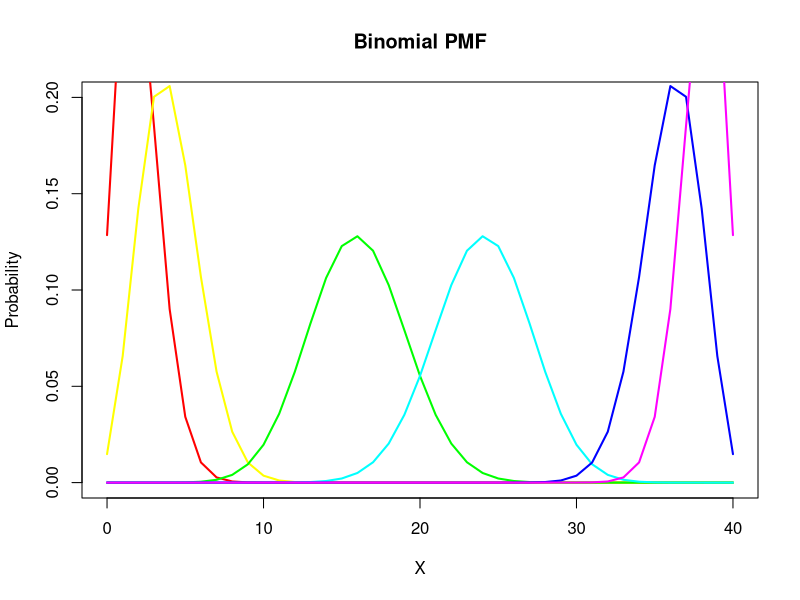
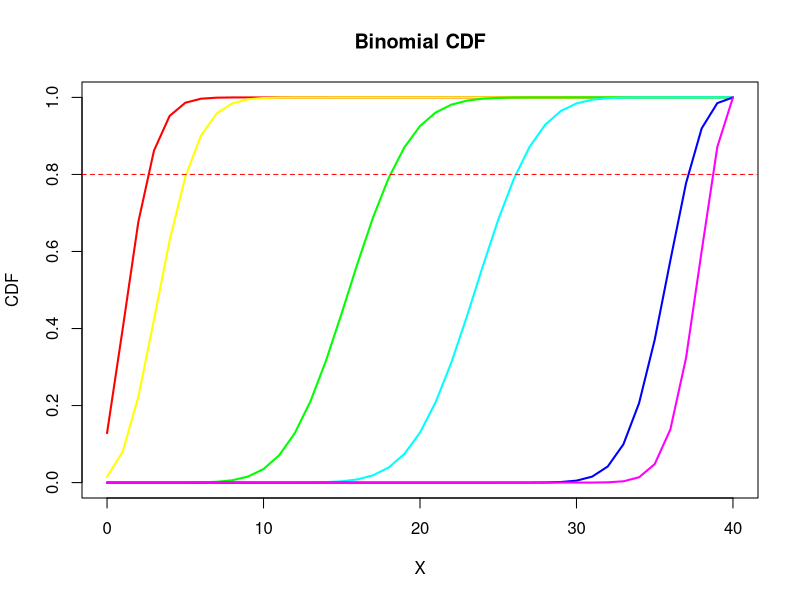
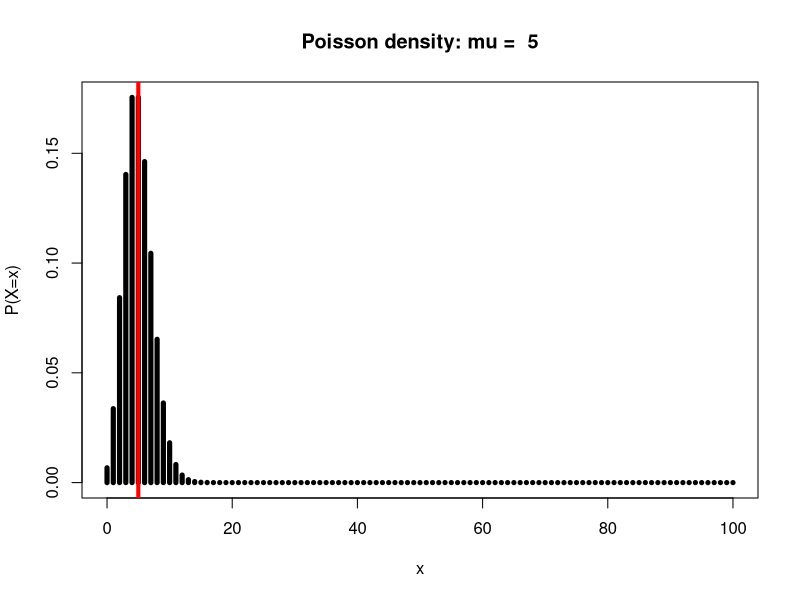
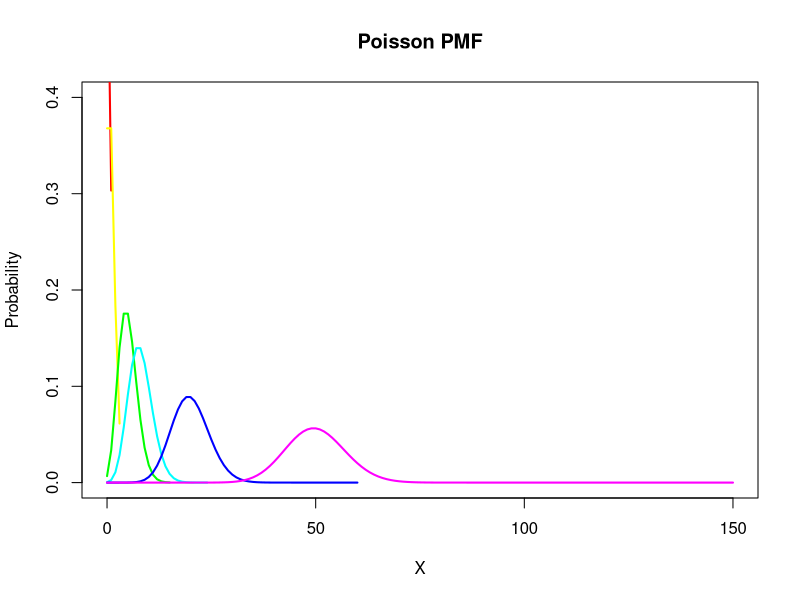
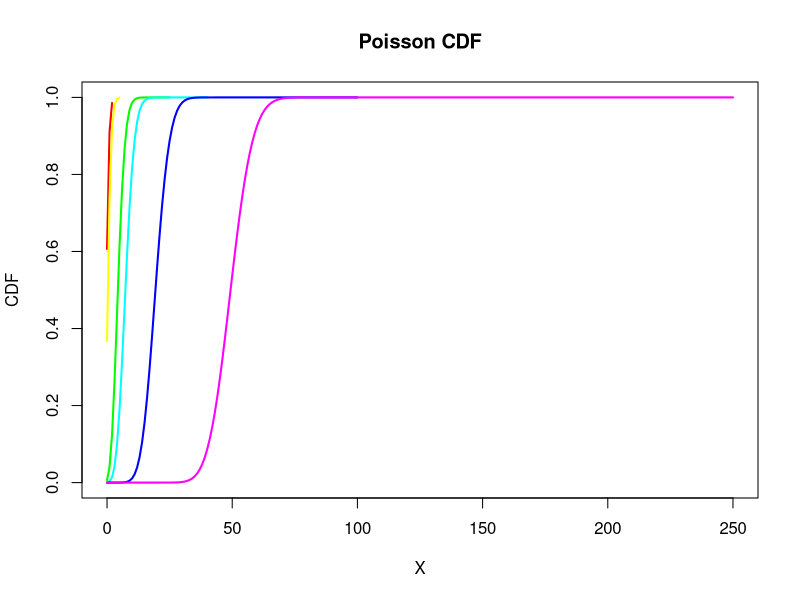
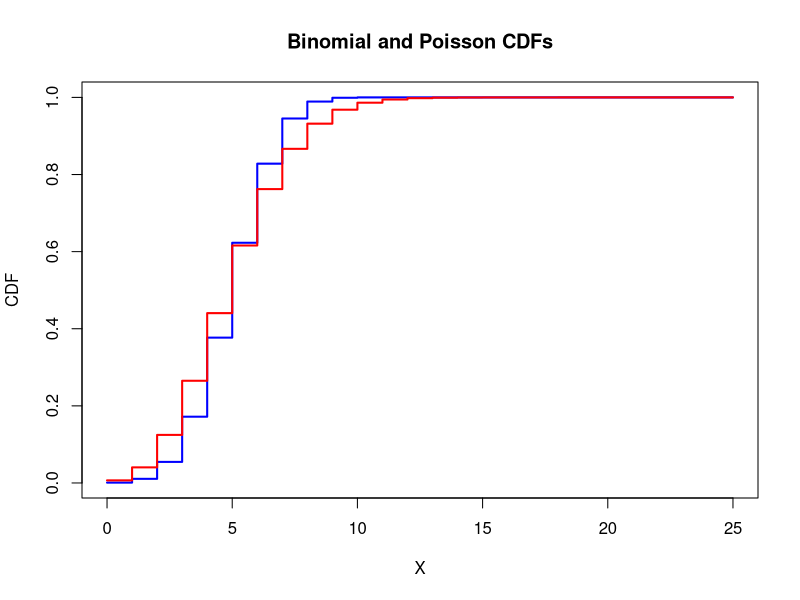
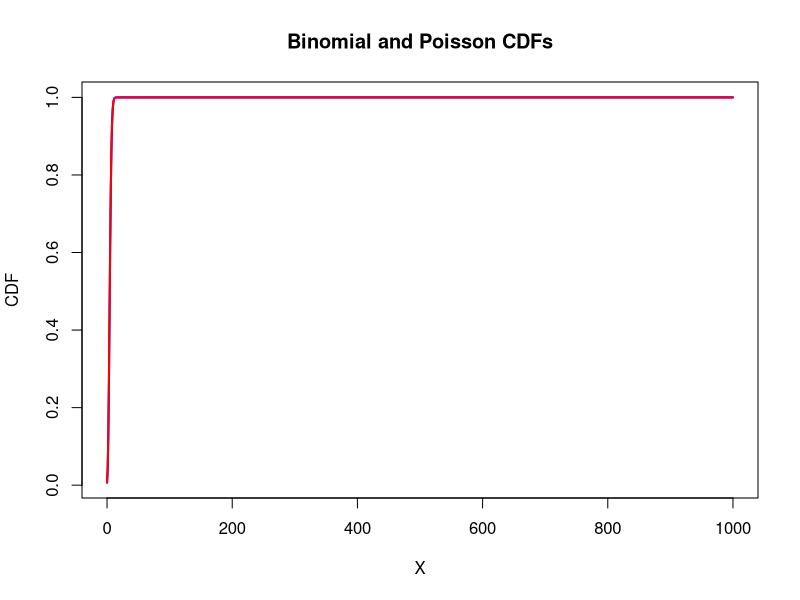
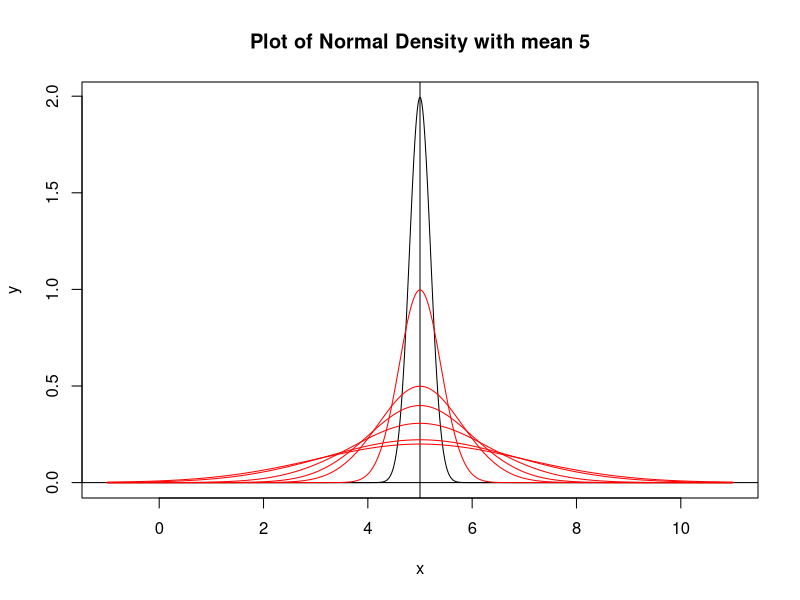

R code for these plots, in order:
## ---- chunk 1
plot_binom_pmf <- function(n=2, p=0.5){
 x <- 0:n
  binomvals <- dbinom( )
  plot(x, pois, type = "h", lwd = 5,
       main = paste("Poisson density: mu = ", mu),
       xlab = "x", ylab = "P(X=x)")
  abline(v = mu_X, col = 'red', lwd = 4)
}
## ---- chunk 2
n <- 40
p_values <- c(0.05, 0.1, 0.4, 0.6, 0.9, 0.95)

# Create an empty plot
plot(1, type = "n", xlim = c(0, n), ylim = c(0, 0.2), xlab = "X", ylab = "Probability", main = "Binomial PMF")

# Loop through the p values and plot the Binomial PMF for each
colors <- rainbow(length(p_values))
for (i in 1:length(p_values)) {
  p <- p_values[i]
  x <- 0:n
  probabilities <- dbinom(x, size = n, prob = p)
  lines(x, probabilities, col = colors[i], lwd = 2)
}
## ---- chunk 3
plot_binom_cdf <- function(n, p) {
  x <- 0:n  # Possible values of the random variable
  cdf <- pbinom(x, size = n, prob = p)  # Calculate the CDF

  # Plot the CDF
  plot(x, cdf, type = "s", lwd = 2, xlab = "X", ylab = "CDF",
       main = paste("Binomial CDF (n =", n, ", p =", p, ")"))
}

## ---- chunk 4
n <- 40
p_values <- c(0.05, 0.1, 0.4, 0.6, 0.9, 0.95)

# Create an empty plot
plot(1, type = "n", xlim = c(0, n), ylim = c(0, 1), xlab = "X", ylab = "CDF", main = "Binomial CDF")

# Loop through the p values and plot the CDFs
colors <- rainbow(length(p_values))
for (i in 1:length(p_values)) {
  p <- p_values[i]
  x <- 0:n
  cdf <- pbinom(x, size = n, prob = p)
  lines(x, cdf, col = colors[i], lwd = 2)
}

# Add a horizontal line at y = 0.8
abline(h = 0.8, col = "red", lty = 2)
## ---- chunk 5
n <- 100 
plot_pois_pmf <- function(mu){
  x <- 0:n
  pois <- dpois(x, lambda = mu)
  mu_X <- mu
  plot(x, pois, type = "h", lwd = 5,
       main = paste("Poisson density: mu = ", mu),
       xlab = "x", ylab = "P(X=x)")
  abline(v = mu_X, col = 'red', lwd = 4)
}

plot_pois_pmf(5)
## ---- chunk 6
mu_values <- c(0.5, 1, 5, 8, 20, 50)

# Create an empty plot
plot(1, type = "n", xlim = c(0, max(mu_values) * 3), ylim = c(0, 0.4), xlab = "X", ylab = "Probability", main = "Poisson PMF")

# Loop through the mu values and plot the PMFs
colors <- rainbow(length(mu_values))
for (i in 1:length(mu_values)) {
  mu <- mu_values[i]
  x <- 0:(mu * 3)
  pmf <- dpois(x, lambda = mu)
  lines(x, pmf, col = colors[i], lwd = 2)
}
## ---- chunk 7
plot_pois_cdf <- function(mu) {
  x <- 0:(mu * 5)  # Adjust the range as needed
  cdf <- ppois(x, lambda = mu)  # Calculate the Poisson CDF
  plot(x, cdf, type = "s", lwd = 2, xlab = "X", ylab = "CDF",
       main = paste("Poisson CDF (mu =", mu, ")"))
}

# Define the values of mu
mu_values <- c(0.5, 1, 5, 8, 20, 50)

# Create an empty plot
plot(1, type = "n", xlim = c(0, max(mu_values) * 5), ylim = c(0, 1), xlab = "X", ylab = "CDF", main = "Poisson CDF")

# Loop through the mu values and plot the CDFs
colors <- rainbow(length(mu_values))
for (i in 1:length(mu_values)) {
  mu <- mu_values[i]
  x <- 0:(mu * 5)
  cdf <- ppois(x, lambda = mu)
  lines(x, cdf, col = colors[i], lwd = 2)
}
## ---- chunk 8
n <- 10
p <- 0.5
mu <- 5

# Create a vector of x values
x <- 0:max(n, mu * 5)

# Calculate CDFs for both distributions
binom_cdf <- pbinom(x, size = n, prob = p)
poisson_cdf <- ppois(x, lambda = mu)

# Create a plot
plot(x, binom_cdf, type = "s", col = "blue", lwd = 2,
     xlab = "X", ylab = "CDF", main = "Binomial and Poisson CDFs")
lines(x, poisson_cdf, type = "s", col = "red", lwd = 2)
## ---- chunk 9
n_binom <- 1000
p_binom <- 0.005
mu_pois <- 5

# Create a vector of x values
x <- 0:max(n_binom, mu_pois * 3)

# Calculate CDFs for both distributions
binom_cdf <- pbinom(x, size = n_binom, prob = p_binom)
poisson_cdf <- ppois(x, lambda = mu_pois)

# Create a plot
plot(x, binom_cdf, type = "l", col = "blue", lwd = 2,
     xlab = "X", ylab = "CDF", main = "Binomial and Poisson CDFs")

# Add the Poisson CDF to the existing plot
lines(x, poisson_cdf, type = "l", col = "red", lwd = 2)
## ---- chunk 10
mu <- 5
sds <- c(0.4, 0.8, 1, 1.3, 1.8, 2)

x <- seq(-6, 6, length.out = 1000)
x <- 5+x
y <- dnorm(x, mean = 5, sd=0.2)

plot(x, y, 
     type = 'l',
     main= "Plot of Normal Density with mean 5")
abline(v=5, h=0)
for(std in sds){
  y_temp <- dnorm(x, mean = 5, sd=std)
  lines(x, y_temp,
        type = 'l',
        col = 'red')
}
## ---- chunk 11
library(tidyverse)
## ---- chunk 12
x <- seq(-6, 6, length.out = 1000)
x <- 5+x
## ---- chunk 13
y_0.2 <- dnorm(x, mean= 5, sd = 0.2)
y_0.4 <- dnorm(x, mean= 5, sd = 0.4)
y_0.8 <- dnorm(x, mean= 5, sd = 0.8)
y_1 <- dnorm(x, mean= 5, sd = 1)
y_1.3 <- dnorm(x, mean= 5, sd = 1.3)
y_1.8 <- dnorm(x, mean = 5, sd = 1.8)
y_2 <- dnorm(x, mean= 5, sd = 2)

plot_data_pdf <- data.frame(x,y_0.2,y_0.4,y_0.8,y_1,y_1.3, y_1.8, y_2)
## ---- chunk 14
plot_data_pdf_new <- pivot_longer(plot_data_pdf,
                                  cols = c(y_0.2,y_0.4,y_0.8,y_1,y_1.3, y_1.8, y_2),
                                  names_to = "std_devs"
                                  )
## ---- chunk 15
ggplot(data = plot_data_pdf_new,
  aes(x = x, 
      y = value, 
      group = std_devs,
      color = std_devs))+
  geom_line()+
  labs(title = "Normal Density Plots: Varying Std Devs",
       subtitle = "Jonathan Fernandes",
       x = "x-axis", 
       y = "density")

## ---- chunk 16
z_0.2 <- pnorm(x, mean= 5, sd = 0.2)
z_0.4 <- pnorm(x, mean= 5, sd = 0.4)
z_0.8 <- pnorm(x, mean= 5, sd = 0.8)
z_1 <- pnorm(x, mean= 5, sd = 1)
z_1.3 <- pnorm(x, mean= 5, sd = 1.3)
z_1.8 <- pnorm(x, mean = 5, sd = 1.8)
z_2 <- pnorm(x, mean= 5, sd = 2)

plot_data_cdf <- data.frame(x,z_0.2,z_0.4,z_0.8,z_1,z_1.3, z_1.8, z_2)
## ---- chunk 17
plot_data_cdf_new <- pivot_longer(plot_data_cdf,
                                  cols = c(z_0.2,z_0.4,z_0.8,z_1,z_1.3, z_1.8, z_2),
                                  names_to = "std_devs"
                                  )
## ---- chunk 18
ggplot(data = plot_data_cdf_new,
  aes(x = x, 
      y = value, 
      group = std_devs,
      color = std_devs))+
  geom_line()+
  labs(title = "Normal Density Plots: Varying Std Devs",
       subtitle = "",
       x = "x-axis", 
       y = "density")

## ---- chunk 19
m_1 <- pnorm(x, mean= -1, sd = 0.4)
m_0.5 <- pnorm(x, mean= -0.5, sd = 0.4)
m_0 <- pnorm(x, mean= 0, sd = 0.4)
m_0.4 <- pnorm(x, mean= 0.4, sd = 0.4)
m_0.9 <- pnorm(x, mean= 0.9, sd = 0.4)
m_2.5 <- pnorm(x, mean= 2.5, sd = 0.4)
m_4 <- pnorm(x, mean= 4, sd = 0.4)

plot_data_cdf <- data.frame(x,m_1,m_0.5,m_0,m_0.4,m_0.9, m_2.5, m_4)

## ---- chunk 20
plot_data_cdf_new <- pivot_longer(plot_data_cdf,
                                  cols = c(m_1,m_0.5,m_0,m_0.4,m_0.9, m_2.5, m_4),
                                  names_to = "means"
                                  )


## ---- chunk 21
ggplot(data = plot_data_cdf_new,
  aes(x = x, 
      y = value, 
      group = means,
      color = means))+
  geom_line()+
  labs(title = "Normal Density Plots: Varying Means",
       subtitle = "",
       x = "x-axis", 
       y = "density")

## ---- chunk 22
mu_values <- c(-1, -0.5, 0, 0.4, 0.9, 2.5, 4)

# Define the common standard deviation
sigma <- 0.4

# Create a vector of x values with appropriate limits
x <- seq(-2, 6, by = 0.01)  # Adjust the range as needed

# Initialize an empty plot
plot(x, dnorm(x, mean = mu_values[1], sd = sigma), type = "l", col = "blue", lwd = 2, 
     xlab = "X", ylab = "Density", main = "Normal Distributions")

# Loop through the mu values and plot the densities
colors <- rainbow(length(mu_values))
for (i in 1:length(mu_values)) {
  mu <- mu_values[i]
  density <- dnorm(x, mean = mu, sd = sigma)
  lines(x, density, col = colors[i], lwd = 2)
}

# Add a legend
legend("topright", legend = paste("mu =", mu_values), col = colors, lwd = 2, title = "Parameters")
## ---- chunk 23
n_0.2 <- dexp(x, rate = 0.2)     
n_0.5 <- dexp(x, rate = 0.5)     
n_1 <- dexp(x, rate = 1)     
n_2 <- dexp(x, rate = 2)     
n_8 <- dexp(x, rate = 8)     
n_10 <- dexp(x, rate = 10)     

plot_data_pdf <- data.frame(x,n_0.2, n_0.5, n_1, n_2, n_8, n_10)

## ---- chunk 24
plot_data_pdf_new <- pivot_longer(plot_data_pdf,
                                  cols = c(n_0.2, n_0.5, n_1, n_2, n_8, n_10),
                                  names_to = "rates"
                                  )


## ---- chunk 25
ggplot(data = plot_data_pdf_new,
  aes(x = x, 
      y = value, 
      group = rates,
      color = rates))+
  geom_line()+
  labs(title = "Exponential Density Plots: Varying Rates",
       subtitle = "",
       x = "x-axis", 
       y = "density")

## ---- chunk 26
n_0.2 <- pexp(x, rate = 0.2)     
n_0.5 <- pexp(x, rate = 0.5)     
n_1 <- pexp(x, rate = 1)     
n_2 <- pexp(x, rate = 2)     
n_8 <- pexp(x, rate = 8)     
n_10 <- pexp(x, rate = 10)     

plot_data_cdf <- data.frame(x,n_0.2, n_0.5, n_1, n_2, n_8, n_10)

## ---- chunk 27
plot_data_cdf_new <- pivot_longer(plot_data_cdf,
                                  cols = c(n_0.2, n_0.5, n_1, n_2, n_8, n_10),
                                  names_to = "rates"
                                  )


## ---- chunk 28
ggplot(data = plot_data_cdf_new,
  aes(x = x, 
      y = value, 
      group = rates,
      color = rates))+
  geom_line()+
  geom_hline(yintercept = 0.8)

  labs(title = "Exponential Cummalative Plots: Varying Rates",
       subtitle = "",
       x = "x-axis", 
       y = "density")

## ---- chunk 29
x <- seq(0, 10, length.out = 1000)
## ---- chunk 30
y_0.3 <- dgamma(x, shape = 0.3, scale = 1)
y_0.7 <- dgamma(x, shape = 0.7, scale = 1)
y_1 <- dgamma(x, shape = 1, scale = 1)
y_1.5 <- dgamma(x, shape = 1.5, scale = 1)
y_2 <- dgamma(x, shape = 2, scale = 1)
y_2.5 <- dgamma(x, shape = 2.5, scale = 1)
y_10 <- dgamma(x, shape = 10, scale = 1)

plot_data_pdf <- data.frame(x,y_1,y_1.5,y_2, y_2.5,y_10)
## ---- chunk 31
plot_data_pdf_new <- pivot_longer(plot_data_pdf,
                                  cols = c(y_1,y_1.5,y_2, y_2.5,y_10),
                                  names_to = "shapes"
                                  )
## ---- chunk 32
ggplot(data = plot_data_pdf_new,
  aes(x = x, 
      y = value, 
      group = shapes,
      color = shapes))+
  geom_line()+
  labs(title = "Gamma Density Plots: Varying Shapes",
       subtitle = "Jonathan Fernandes",
       x = "x-axis", 
       y = "density")

## ---- chunk 33
x <- seq(0, 10, length.out = 1000)
## ---- chunk 34
y_0.2 <- dgamma(x, shape = 1, scale = 0.2)
y_0.6 <- dgamma(x, shape = 1, scale = 0.6)
y_1 <- dgamma(x, shape = 1, scale = 1)
y_1.5 <- dgamma(x, shape = 1, scale = 1.5)
y_2 <- dgamma(x, shape = 1, scale = 2)

plot_data_pdf <- data.frame(x,y_0.2,y_0.6,y_1,y_1.5, y_2)
## ---- chunk 35
plot_data_pdf_new <- pivot_longer(plot_data_pdf,
                                  cols = c(y_0.2,y_0.6,y_1,y_1.5, y_2),
                                  names_to = "scales"
                                  )
## ---- chunk 36
ggplot(data = plot_data_pdf_new,
  aes(x = x, 
      y = value, 
      group = scales,
      color = scales))+
  geom_line()+
  labs(title = "Gamma Density Plots: Varying Scales at alpha 1",
       subtitle = "Jonathan Fernandes",
       x = "x-axis", 
       y = "density")

## ---- chunk 37
x <- seq(0, 10, length.out = 1000)
## ---- chunk 38
y_0.2 <- dgamma(x, shape = 0.6, scale = 0.2)
y_0.6 <- dgamma(x, shape = 0.6, scale = 0.6)
y_1 <- dgamma(x, shape = 0.6, scale = 1)
y_1.5 <- dgamma(x, shape = 0.6, scale = 1.5)
y_2 <- dgamma(x, shape = 0.6, scale = 2)

plot_data_pdf <- data.frame(x,y_0.2,y_0.6,y_1,y_1.5, y_2)
## ---- chunk 39
plot_data_pdf_new <- pivot_longer(plot_data_pdf,
                                  cols = c(y_0.2,y_0.6,y_1,y_1.5, y_2),
                                  names_to = "scales"
                                  )
## ---- chunk 40
ggplot(data = plot_data_pdf_new,
  aes(x = x, 
      y = value, 
      group = scales,
      color = scales))+
  geom_line()+
  labs(title = "Gamma Density Plots: Varying Scales at alpha 0.6",
       subtitle = "Jonathan Fernandes",
       x = "x-axis", 
       y = "density")

## ---- chunk 41
x <- seq(0, 10, length.out = 1000)
## ---- chunk 42
y_0.2 <- dgamma(x, shape = 2, scale = 0.2)
y_0.6 <- dgamma(x, shape = 2, scale = 0.6)
y_1 <- dgamma(x, shape = 2, scale = 1)
y_1.5 <- dgamma(x, shape = 2, scale = 1.5)
y_2 <- dgamma(x, shape = 2, scale = 2)

plot_data_pdf <- data.frame(x,y_0.2,y_0.6,y_1,y_1.5, y_2)
## ---- chunk 43
plot_data_pdf_new <- pivot_longer(plot_data_pdf,
                                  cols = c(y_0.2,y_0.6,y_1,y_1.5, y_2),
                                  names_to = "scales"
                                  )
## ---- chunk 44
ggplot(data = plot_data_pdf_new,
  aes(x = x, 
      y = value, 
      group = scales,
      color = scales))+
  geom_line()+
  labs(title = "Gamma Density Plots: Varying Scales at alpha 2",
       subtitle = "Jonathan Fernandes",
       x = "x-axis", 
       y = "density")

## ---- chunk 45
x <- seq(0, 10, length.out = 1000)
## ---- chunk 46
y_0.2 <- dgamma(x, shape = 5, scale = 0.2)
y_0.6 <- dgamma(x, shape = 5, scale = 0.6)
y_1 <- dgamma(x, shape = 5, scale = 1)
y_1.5 <- dgamma(x, shape = 5, scale = 1.5)
y_2 <- dgamma(x, shape = 5, scale = 2)

plot_data_pdf <- data.frame(x,y_0.2,y_0.6,y_1,y_1.5, y_2)
## ---- chunk 47
plot_data_pdf_new <- pivot_longer(plot_data_pdf,
                                  cols = c(y_0.2,y_0.6,y_1,y_1.5, y_2),
                                  names_to = "scales"
                                  )
## ---- chunk 48
ggplot(data = plot_data_pdf_new,
  aes(x = x, 
      y = value, 
      group = scales,
      color = scales))+
  geom_line()+
  labs(title = "Gamma Density Plots: Varying Scales at alpha 5",
       subtitle = "Jonathan Fernandes",
       x = "x-axis", 
       y = "density")

